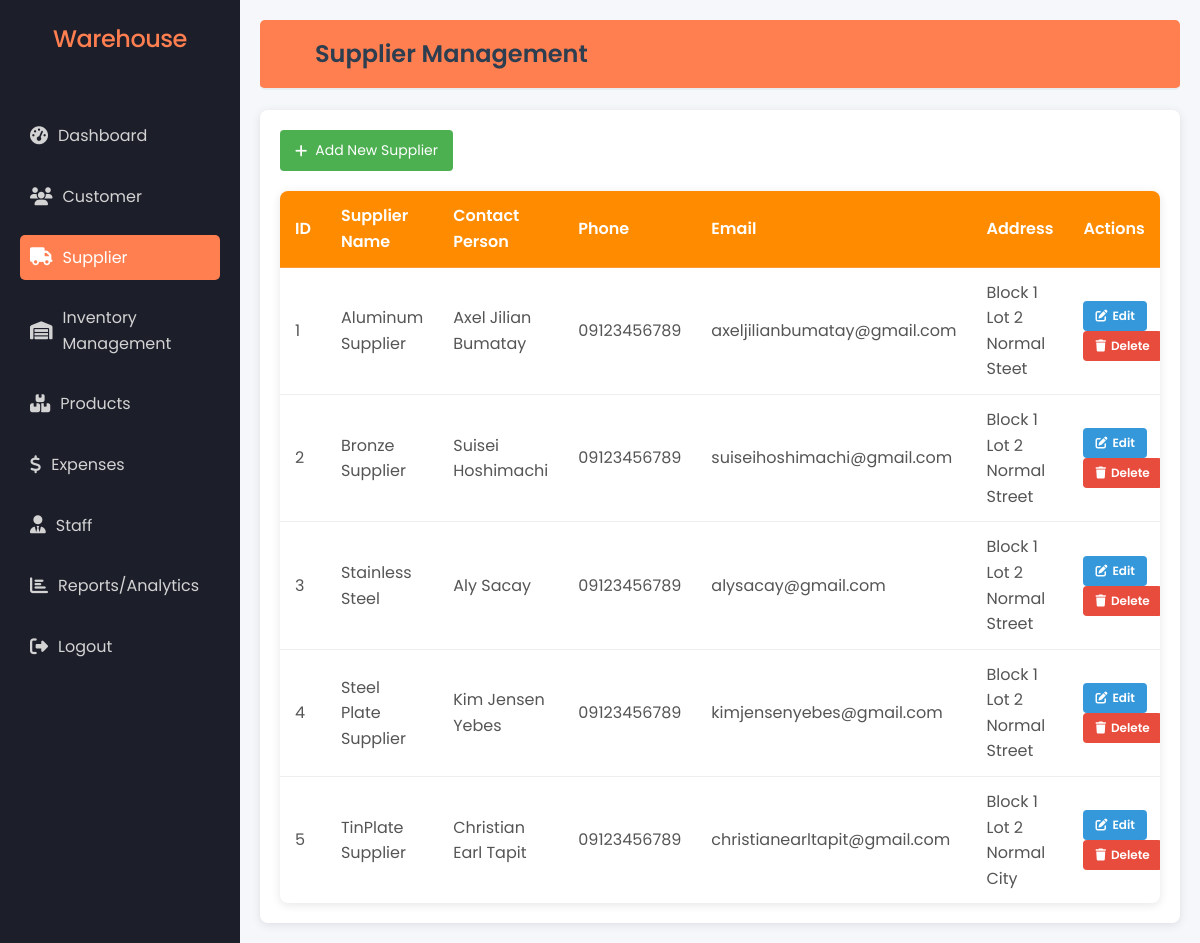
The page /admin/suppliers.php (signed in) on the database its author committed.
### tables this page shows
CREATE TABLE `suppliers` (
  `SupplierID` int(11) NOT NULL,
  `SupplierName` varchar(100) NOT NULL,
  `ContactPerson` varchar(100) DEFAULT NULL,
  `Phone` varchar(20) DEFAULT NULL,
  `Email` varchar(100) DEFAULT NULL,
  `Address` varchar(255) DEFAULT NULL
);

### admin/suppliers.php (the view, shortened to what this page needs)
<?php
require_once '../admin/session_check_admin.php';
$sql = "SELECT * FROM suppliers ORDER BY SupplierName ASC";
$result = $conn->query($sql);
$suppliers = [];
if ($result && $result->num_rows > 0) {
    while($row = $result->fetch_assoc()) {
        $suppliers[] = $row;
    }
}
?>
<!DOCTYPE html>
<html lang="en">
<head>
    <link rel="stylesheet" href="../assets/css/style.css">
    <link rel="stylesheet" href="../assets/css/admin.css">
    <link rel="stylesheet" href="https://cdnjs.cloudflare.com/ajax/libs/font-awesome/6.5.1/css/all.min.css">
</head>
<body>
    <div class="dashboard-container">
        <?php include '../layouts/sidebar.php'; ?>
        <div class="main-content">
            <header>
                <h1><i class="fas fa-truck-loading"></i> Supplier Management</h1>
            </header>
            <div class="content">
                <button id="btnAddSupplier" class="btn-add-supplier">
                    <i class="fas fa-plus"></i> Add New Supplier
                </button>
                <div class="supplier-table-container">
                    <?php if (empty($suppliers)): ?>
                        <div style="padding: 20px; text-align: center; color: #666;">
                            <i class="fas fa-info-circle" style="font-size: 24px; margin-bottom: 10px;"></i>
                            <p>No suppliers found. Click "Add New Supplier" to create one.</p>
                        </div>
                    <?php else: ?>
                        <table class="supplier-table">
                            <thead>
                                <tr>
                                    <th>ID</th>
                                    <th>Supplier Name</th>
                                    <th>Contact Person</th>
                                    <th>Phone</th>
                                    <th>Email</th>
                                    <th>Address</th>
                                    <th>Actions</th>
                                </tr>
                            </thead>
                            <tbody>
                                <?php $counter = 1; ?>
                                <?php foreach ($suppliers as $supplier): ?>
                                <tr>
                                    <td><?php echo $counter++; ?></td>
                                    <td><?php echo htmlspecialchars($supplier['SupplierName']); ?></td>
                                    <td><?php echo htmlspecialchars($supplier['ContactPerson']); ?></td>
                                    <td><?php echo htmlspecialchars($supplier['Phone']); ?></td>
                                    <td><?php echo htmlspecialchars($supplier['Email']); ?></td>
                                    <td><?php echo htmlspecialchars($supplier['Address']); ?></td>
                                    <td>
                                        <button class="btn-edit" data-supplierid="<?php echo htmlspecialchars($supplier['SupplierID']); ?>">
                                            <i class="fas fa-edit"></i> Edit
                                        </button>
                                        <button class="btn-delete" data-supplierid="<?php echo htmlspecialchars($supplier['SupplierID']); ?>">
                                            <i class="fas fa-trash"></i> Delete
                                        </button>
                                    </td>
                                </tr>
                                <?php endforeach; ?>
                            </tbody>
                        </table>
                    <?php endif; ?>
                </div>
            </div>
        </div>
    </div>
</body>
</html>

### assets/css/style.css (style rules this page uses)
* { margin: 0; padding: 0; box-sizing: border-box; font-family: 'Poppins', sans-serif; }
body { background: #f5f7fa; display: flex; justify-content: center; align-items: center; min-height: 100vh; background-image: linear-gradient(to right, #6a11cb, #2575fc); }
* { margin: 0; padding: 0; box-sizing: border-box; }
body { font-family: Arial, sans-serif; background-color: #f4f4f4; color: #fff; display: flex; height: 100vh; }
.dashboard-container { display: flex; width: 100%; }
.main-content { flex-grow: 1; padding: 20px; background-color: #fff; color: #333; }
header { background-color: #ff7f50; color: #fff; padding: 15px; border-radius: 5px; margin-bottom: 20px; }
.content { background-color: #eaeaea; padding: 20px; border-radius: 5px; min-height: calc(100vh - 150px); }
.btn-edit, .btn-delete { padding: 5px 10px; border: none; border-radius: 5px; cursor: pointer; font-size: 14px; transition: background-color 0.3s ease; }
.btn-edit { background-color: #4caf50; color: #fff; }
.btn-delete { background-color: #f44336; color: #fff; }
* { margin: 0; padding: 0; box-sizing: border-box; font-family: 'Segoe UI', Tahoma, Geneva, Verdana, sans-serif; }
body { min-height: 100vh; display: flex; justify-content: center; align-items: center; background: #1f1c1c; color: #fff; }
body { background-color: #ffffff; color: #333; line-height: 1.6; padding: 40px 0; }

### rows shown on the page
suppliers: SupplierName "Aluminum Supplier", ContactPerson "Axel Jilian Bumatay", Phone "09123456789", Email "axeljilianbumatay@gmail.com", Address "Block 1 Lot 2 Normal Steet"
suppliers: SupplierName "Bronze Supplier", ContactPerson "Suisei Hoshimachi", Phone "09123456789", Email "suiseihoshimachi@gmail.com", Address "Block 1 Lot 2 Normal Street"
suppliers: SupplierName "Stainless Steel", ContactPerson "Aly Sacay", Phone "09123456789", Email "alysacay@gmail.com", Address "Block 1 Lot 2 Normal Street"
suppliers: SupplierName "Steel Plate Supplier", ContactPerson "Kim Jensen Yebes", Phone "09123456789", Email "kimjensenyebes@gmail.com", Address "Block 1 Lot 2 Normal Street"
suppliers: SupplierName "TinPlate Supplier", ContactPerson "Christian Earl Tapit", Phone "09123456789", Email "christianearltapit@gmail.com", Address "Block 1 Lot 2 Normal City"
